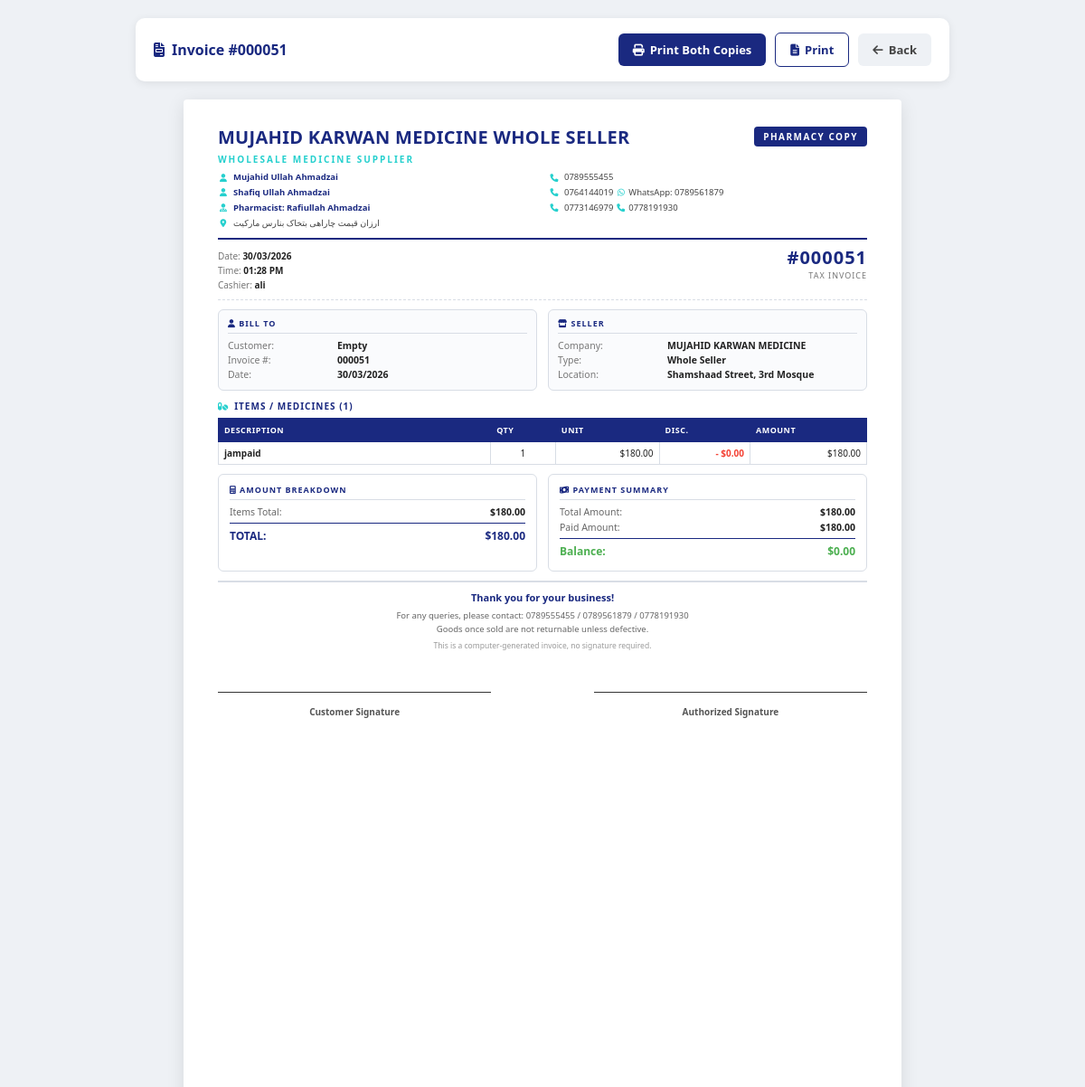
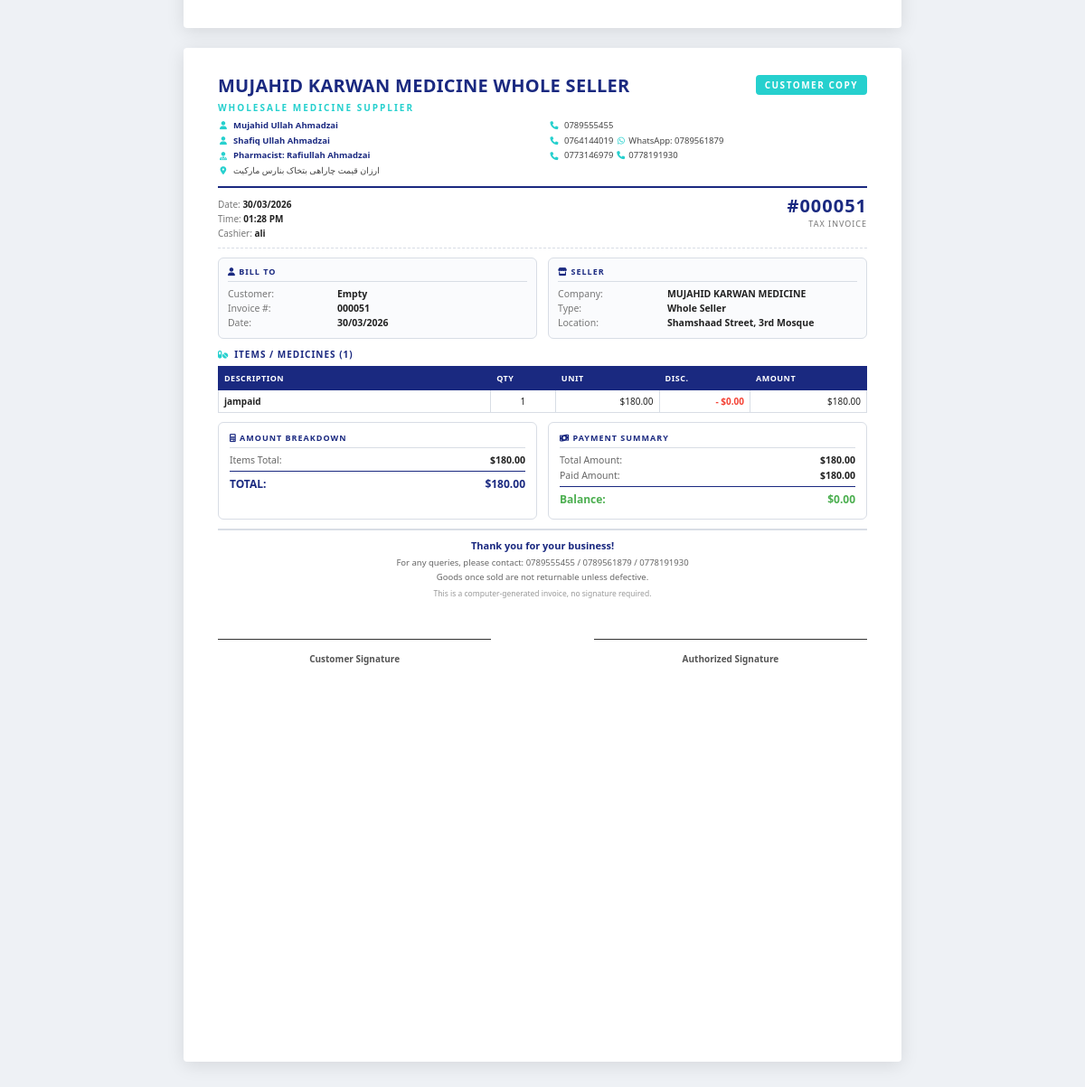
/view_sale.php?id=51, run on the app's committed database (2 pictures, top to bottom).
### tables this page shows
CREATE TABLE `sales` (
  `sale_id` int(11) NOT NULL AUTO_INCREMENT,
  `user_id` int(11) NOT NULL,
  `customer_name` varchar(100) NOT NULL,
  `doctor_fee` decimal(10,2) DEFAULT 0.00,
  `operation_fee` decimal(10,2) DEFAULT 0.00,
  `total_amount` decimal(10,2) NOT NULL,
  `sale_date` timestamp NOT NULL DEFAULT current_timestamp(),
  PRIMARY KEY (`sale_id`),
  KEY `user_id` (`user_id`),
  CONSTRAINT `sales_ibfk_1` FOREIGN KEY (`user_id`) REFERENCES `users` (`id`) ON DELETE CASCADE
);

CREATE TABLE `users` (
  `id` int(11) NOT NULL AUTO_INCREMENT,
  `username` varchar(100) NOT NULL,
  `password` varchar(255) NOT NULL,
  `created_at` datetime DEFAULT current_timestamp(),
  PRIMARY KEY (`id`)
);

CREATE TABLE `sale_items` (
  `sale_item_id` int(11) NOT NULL AUTO_INCREMENT,
  `sale_id` int(11) NOT NULL,
  `medicine_id` int(11) NOT NULL,
  `quantity` int(11) NOT NULL,
  `price_out` decimal(10,2) NOT NULL,
  `bonus_or_discount` decimal(10,2) DEFAULT 0.00,
  `subtotal` decimal(10,2) NOT NULL,
  PRIMARY KEY (`sale_item_id`),
  KEY `sale_id` (`sale_id`),
  KEY `medicine_id` (`medicine_id`),
  CONSTRAINT `sale_items_ibfk_1` FOREIGN KEY (`sale_id`) REFERENCES `sales` (`sale_id`) ON DELETE CASCADE,
  CONSTRAINT `sale_items_ibfk_2` FOREIGN KEY (`medicine_id`) REFERENCES `medicines` (`id`)
);

CREATE TABLE `medicines` (
  `id` int(11) NOT NULL AUTO_INCREMENT,
  `name` varchar(150) NOT NULL,
  `company_name` varchar(150) NOT NULL,
  `type` varchar(100) NOT NULL,
  `gram` varchar(50) NOT NULL,
  `manufacture_date` date NOT NULL,
  `expire_date` date NOT NULL,
  `price_in` decimal(10,2) NOT NULL,
  `price_out` decimal(10,2) NOT NULL,
  `amount` decimal(10,2) NOT NULL DEFAULT 0.00,
  PRIMARY KEY (`id`)
);

### view_sale.php (the view, shortened to what this page needs)
<?php
require_once 'db.php';
$sale_id = 0;
if(isset($_GET['id'])) {
    $id_value = $_GET['id'];
    $sale_id = (int)$id_value;
} else {
    die("<h2>Error: No Sale ID Provided</h2>");
}
$stmt = $conn->prepare("SELECT * FROM sales WHERE sale_id = ?");
$stmt->bind_param("i", $sale_id);
$stmt->execute();
$result = $stmt->get_result();
$sale = $result->fetch_assoc();
$items = [];
$itemsStmt = $conn->prepare("
    SELECT si.*, m.name as medicine_name, m.price_out as medicine_price
    FROM sale_items si
    JOIN medicines m ON si.medicine_id = m.id
    WHERE si.sale_id = ?
");
if($itemsStmt) {
    $itemsStmt->bind_param("i", $sale_id);
    $itemsStmt->execute();
    $itemsResult = $itemsStmt->get_result();
    while($item = $itemsResult->fetch_assoc()) {
        $items[] = $item;
    }
} else {
    die("Error preparing items query: " . $conn->error);
}
$user = ['username' => 'Unknown'];
$userStmt = $conn->prepare("SELECT username FROM users WHERE id = ?");
if($userStmt) {
    $userStmt->bind_param("i", $sale['user_id']);
    $userStmt->execute();
    $userResult = $userStmt->get_result();
    if($userData = $userResult->fetch_assoc()) {
        $user = $userData;
    }
}
$paid_amount = 0;
$balanceStmt = $conn->prepare("SELECT COALESCE(SUM(payment_amount), 0) as paid_amount FROM payments WHERE sale_id = ?");
if($balanceStmt) {
    $balanceStmt->bind_param("i", $sale_id);
    $balanceStmt->execute();
    $balanceResult = $balanceStmt->get_result();
    if($balanceData = $balanceResult->fetch_assoc()) {
        $paid_amount = $balanceData['paid_amount'] ?? 0;
    }
}
$total_amount = $sale['total_amount'] ?? 0;
$balance = $total_amount - $paid_amount;
$total_discount_display = 0;
$before_discount_total = 0;
foreach($items as $item) {
    $quantity = $item['quantity'] ?? 0;
    $unit_price = $item['price_out'] ?? 0;
    $discount_per_unit = $item['bonus_or_discount'] ?? 0;
    $discount_total = $discount_per_unit * $quantity;
    $total_discount_display += $discount_total;
    $before_discount_total += ($unit_price * $quantity);
}
$additional_fees = 0;
$additional_fees += isset($sale['doctor_fee']) ? $sale['doctor_fee'] : 0;
$additional_fees += isset($sale['operation_fee']) ? $sale['operation_fee'] : 0;
$additional_fees += isset($sale['other_fee']) ? $sale['other_fee'] : 0;
$split_items = count($items) > 10;
$half = ceil(count($items) / 2);
$left_items = $split_items ? array_slice($items, 0, $half) : $items;
$right_items = $split_items ? array_slice($items, $half) : [];
?>
<!DOCTYPE html>
<html lang="en">
<head>
    <link rel="stylesheet" href="https://cdnjs.cloudflare.com/ajax/libs/font-awesome/6.4.0/css/all.min.css">
</head>
<body>
<div class="print-controls">
    <h1>
        <i class="fas fa-file-invoice"></i>
        Invoice #<?php echo str_pad($sale_id, 6, '0', STR_PAD_LEFT); ?>
    </h1>
    <button class="btn btn-primary" onclick="window.print()">
        <i class="fas fa-print"></i> Print Both Copies
    </button>
    <button class="btn btn-secondary-outline" onclick="window.print()">
        <i class="fas fa-file-alt"></i> Print
    </button>
    <a href="javascript:history.back()" class="btn btn-secondary">
        <i class="fas fa-arrow-left"></i> Back
    </a>
</div>
<?php
function render_invoice($copy_type, $sale_id, $sale, $items, $user, $paid_amount, $balance,
                        $total_amount, $before_discount_total, $total_discount_display,
                        $additional_fees, $left_items, $right_items, $split_items) {
?>
    <div class="invoice-page">
        <div class="copy-badge <?php echo $copy_type === 'pharmacy' ? 'pharmacy' : 'customer'; ?>">
            <?php echo $copy_type === 'pharmacy' ? 'Pharmacy Copy' : 'Customer Copy'; ?>
        </div>
        <div class="inv-header">
            <div class="inv-brand">
                <h1>MUJAHID KARWAN MEDICINE WHOLE SELLER</h1>
                <div class="tagline">Wholesale Medicine Supplier</div>
                <div class="contact-grid">
                    <div class="item">
                        <i class="fas fa-user"></i>
                        <strong>Mujahid Ullah Ahmadzai</strong>
                    </div>
                    <div class="item">
                        <i class="fas fa-phone"></i>
                        <span>0789555455</span>
                    </div>
                    <div class="item">
                        <i class="fas fa-user"></i>
                        <strong>Shafiq Ullah Ahmadzai</strong>
                    </div>
                    <div class="item">
                        <i class="fas fa-phone"></i>
                        <span>0764144019   <i class="fab fa-whatsapp"></i>
                        <span>WhatsApp: 0789561879</span></span>
                    </div>
                    <div class="item">
                        <i class="fas fa-user-md"></i>
                        <strong>Pharmacist: Rafiullah Ahmadzai</strong>
                    </div>
                    <div class="item">
                        <i class="fas fa-phone"></i>
                        <span>0773146979    <i class="fas fa-phone"></i>
                        <span>0778191930   </span>  </span>
                    </div>
                      <div class="item">
                        <i class="fas fa-map-marker-alt"></i>
                        <span>ارزان قیمت چاراهی بتخاک بنارس مارکیت</span>
                    </div>
                </div>
            </div>
        </div>
        <div class="inv-meta-row">
            <div class="meta-block">
                <div><span class="label">Date:</span> <span class="value"><?php echo date('d/m/Y', strtotime($sale['sale_date'] ?? 'now')); ?></span></div>
                <div><span class="label">Time:</span> <span class="value"><?php echo date('h:i A', strtotime($sale['sale_date'] ?? 'now')); ?></span></div>
                <div><span class="label">Cashier:</span> <span class="value"><?php echo htmlspecialchars($user['username']); ?></span></div>
            </div>
            <div class="invoice-no">
                <div class="big">#<?php echo str_pad($sale_id, 6, '0', STR_PAD_LEFT); ?></div>
                <div class="sub">Tax Invoice</div>
            </div>
        </div>
        <div class="party-row">
            <div class="party-box">
                <div class="title"><i class="fas fa-user"></i> Bill To</div>
                <div class="row"><div class="lbl">Customer:</div><div class="val"><?php echo htmlspecialchars($sale['customer_name'] ?? 'Walk-in Customer'); ?></div></div>
                <div class="row"><div class="lbl">Invoice #:</div><div class="val"><?php echo str_pad($sale_id, 6, '0', STR_PAD_LEFT); ?></div></div>
                <div class="row"><div class="lbl">Date:</div><div class="val"><?php echo date('d/m/Y', strtotime($sale['sale_date'] ?? 'now')); ?></div></div>
            </div>
            <div class="party-box">
                <div class="title"><i class="fas fa-store"></i> Seller</div>
                <div class="row"><div class="lbl">Company:</div><div class="val">MUJAHID KARWAN MEDICINE</div></div>
                <div class="row"><div class="lbl">Type:</div><div class="val">Whole Seller</div></div>
                <div class="row"><div class="lbl">Location:</div><div class="val">Shamshaad Street, 3rd Mosque</div></div>
            </div>
        </div>
        <div class="items-title"><i class="fas fa-pills"></i> Items / Medicines (<?php echo count($items); ?>)</div>
        <?php if ($split_items && count($right_items) > 0): ?>
            <div class="items-two-col">
                <?php render_items_table($left_items); ?>
                <?php render_items_table($right_items); ?>
            </div>
        <?php else: ?>
            <?php render_items_table($items); ?>
        <?php endif; ?>
        <div class="summary-row">
            <div class="summary-box">
                <div class="title"><i class="fas fa-calculator"></i> Amount Breakdown</div>
                <div class="line">
                    <span class="lbl">Items Total:</span>
                    <span class="val">$<?php echo number_format($before_discount_total, 2); ?></span>
                </div>
                <div class="line grand">
                    <span>TOTAL:</span>
                    <span>$<?php echo number_format($total_amount, 2); ?></span>
                </div>
            </div>
            <div class="summary-box">
                <div class="title"><i class="fas fa-money-bill-wave"></i> Payment Summary</div>
                <div class="line">
                    <span class="lbl">Total Amount:</span>
                    <span class="val">$<?php echo number_format($total_amount, 2); ?></span>
                </div>
                <div class="line">
                    <span class="lbl">Paid Amount:</span>
                    <span class="val">$<?php echo number_format($paid_amount, 2); ?></span>
                </div>
                <div class="line grand" style="color: <?php echo $balance > 0 ? 'var(--danger-color)' : 'var(--success-color)'; ?>;">
                    <span>Balance:</span>
                    <span>$<?php echo number_format(abs($balance), 2); ?></span>
                </div>
            </div>
        </div>
        <div class="inv-footer">
            <div class="thank">Thank you for your business!</div>
            <div>For any queries, please contact: 0789555455 / 0789561879 / 0778191930</div>
            <div>Goods once sold are not returnable unless defective.</div>
            <div style="margin-top: 4px; font-size: 8.5px; color: #999;">
                This is a computer-generated invoice, no signature required.
            </div>
        </div>
        <div class="sign-row">
            <div class="sign-box"><div class="lbl">Customer Signature</div></div>
            <div class="sign-box"><div class="lbl">Authorized Signature</div></div>
        </div>
    </div>
<?php
}
function render_items_table($items) {
?>
    <table class="items-table">
        <thead>
            <tr>
                <th width="42%">Description</th>
                <th width="10%" class="text-center">Qty</th>
                <th width="16%" class="text-right">Unit</th>
                <th width="14%" class="text-right">Disc.</th>
                <th width="18%" class="text-right">Amount</th>
            </tr>
        </thead>
        <tbody>
            <?php foreach($items as $item):
                $quantity = $item['quantity'] ?? 0;
                $unit_price = $item['price_out'] ?? 0;
                $discount_per_unit = $item['bonus_or_discount'] ?? 0;
                $discount_total = $discount_per_unit * $quantity;
                $subtotal = ($unit_price * $quantity) - $discount_total;
            ?>
            <tr>
                <td class="medicine-name"><?php echo htmlspecialchars($item['medicine_name'] ?? 'N/A'); ?></td>
                <td class="text-center"><?php echo $quantity; ?></td>
                <td class="text-right">$<?php echo number_format($unit_price, 2); ?></td>
                <td class="text-right discount">- $<?php echo number_format($discount_total, 2); ?></td>
                <td class="text-right">$<?php echo number_format($subtotal, 2); ?></td>
            </tr>
            <?php endforeach; ?>
        </tbody>
    </table>
<?php
}
?>
<?php
render_invoice(
    'pharmacy', $sale_id, $sale, $items, $user, $paid_amount, $balance,
    $total_amount, $before_discount_total, $total_discount_display,
    $additional_fees, $left_items, $right_items, $split_items
);
?>
<?php
render_invoice(
    'customer', $sale_id, $sale, $items, $user, $paid_amount, $balance,
    $total_amount, $before_discount_total, $total_discount_display,
    $additional_fees, $left_items, $right_items, $split_items
);
?>
</body>
</html>

### data on the page
sales: sale_date "30/03/2026 30/03/2026", sale_date "01:28 PM 01:28 PM", customer_name "Empty Empty"
users: username "ali ali"
sale_items: medicine.name "jampaid", quantity "1", price_out "180.00", bonus_or_discount "0.00", price_out "180.00 180.00"

### other printed values
str_pad($sale_id, 6, '0', STR_PAD_LEFT) "000051"
str_pad($sale_id, 6, '0', STR_PAD_LEFT) "000051 000051"
count($items) "1 1"
$before_discount_total "180.00 180.00"
abs($balance) "0.00 0.00"
